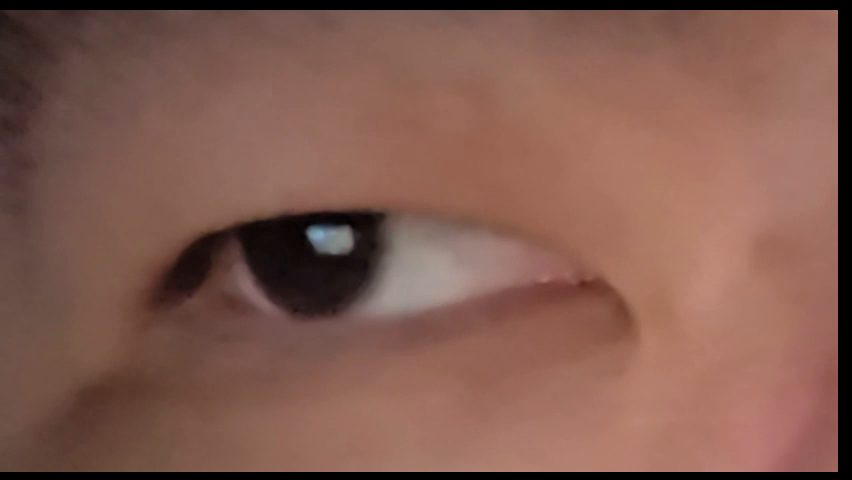
#> input picture frame 17 of images/eye_singal.mp4, 852 x 480 px, given in place of eyes_data.mp4, which was not available
$ python connect_eyeimg.py
#> lines starting #> are read from the running program, lines starting #| are printed output that depends on the picture; after the words box and inside, x2 and y2 are one past the last pixel; in counts of white or black regions, pixels touching at a corner belong together; pictures that were not available may be replaced by others from this repository, and a replacement may not be noted
import cv2
import numpy as np
import math
from collections import deque

# 初始化计数器和参数
miss_num = 0
close_my_eye_num = 0
position_change_threshold = 30  # 瞳孔位置变化阈值（像素）

# 平滑处理参数
SMOOTHING_WINDOW_SIZE = 5  # 移动平均窗口大小
POSITION_HISTORY = deque(maxlen=SMOOTHING_WINDOW_SIZE)  # 存储历史位置用于平滑

# 加载Haar级联分类器
eye_cascade = cv2.CascadeClassifier(cv2.data.haarcascades + 'haarcascade_eye.xml')

# 打开输入流
cap = cv2.VideoCapture('img/eyes_data.mp4')

# 模拟显示画面设置 (11.0cm x 9.0cm)
display_width, display_height = 440, 360  # 假设1cm=40像素
display_img = np.zeros((display_height, display_width, 3), dtype=np.uint8)
controlled_img = np.zeros((50, 50, 3), dtype=np.uint8)  # 被控制的图片
controlled_img[:] = (0, 0, 255)  # 红色方块表示被控制的对象
controlled_pos = np.array([display_width//2, display_height//2], dtype=np.float32)  # 使用浮点数提高精度

# 初始化前一帧的瞳孔位置
prev_pupil_positions = []

def apply_smoothing(new_pos):
    """应用平滑滤波到新位置"""
    POSITION_HISTORY.append(new_pos)

    # 如果历史数据不足，直接返回新位置
    if len(POSITION_HISTORY) < 2:
        return new_pos

    # 计算加权移动平均 (最近的位置权重更高)
    weights = np.linspace(0.1, 1.0, len(POSITION_HISTORY))
    weights /= weights.sum()  # 归一化

    smoothed_pos = np.zeros(2)
    for i, pos in enumerate(POSITION_HISTORY):
        smoothed_pos += pos * weights[i]

    return smoothed_pos

def interpolate_position(current_pos, target_pos, factor=0.2):
    """在当前位置和目标位置之间插值"""
    return current_pos * (1 - factor) + target_pos * factor

while True:
    ret, frame = cap.read()
#> frame is the input picture: shape (480, 852, 3); mean B, G, R 79, 90.8, 129.6
    if not ret:
        break

    # 裁剪和灰度处理
    height, width = frame.shape[:2]
#> height = 480; width = 852
    cropped_frame = frame[0:height//2, 0:width//2]
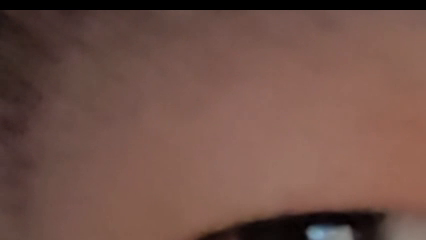
#> cropped_frame: shape (240, 426, 3); mean B, G, R 72.3, 81.6, 113.5
    gray = cv2.cvtColor(cropped_frame, cv2.COLOR_BGR2GRAY)
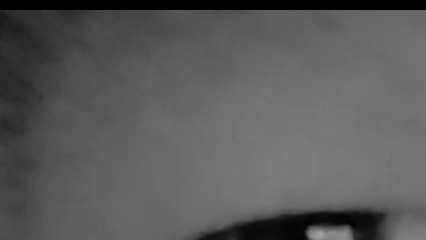
#> gray: shape (240, 426); min 0, max 162, mean 90.1

    # 眼睛检测
    eyes = eye_cascade.detectMultiScale(gray, scaleFactor=1.1, minNeighbors=5, minSize=(30, 30))
#> eyes = ()

    current_pupil_positions = []
    pupil_detected = False

    for (x, y, w, h) in eyes:
        cv2.rectangle(cropped_frame, (x, y), (x + w, y + h), (0, 255, 0), 2)
        eye_region = gray[y:y + h, x:x + w]
        eye_frame = cropped_frame[y:y + h, x:x + w]

        # 瞳孔检测
        _, thresh = cv2.threshold(eye_region, 20, 255, cv2.THRESH_BINARY_INV)
        contours, _ = cv2.findContours(thresh, cv2.RETR_EXTERNAL, cv2.CHAIN_APPROX_SIMPLE)
        valid_contours = [c for c in contours if cv2.contourArea(c) > 25]

        if valid_contours:
            pupil_detected = True
            largest_contour = max(valid_contours, key=cv2.contourArea)
            (cx, cy), radius = cv2.minEnclosingCircle(largest_contour)
            global_cx, global_cy = int(x + cx), int(y + cy)
            current_pupil_positions.append((global_cx, global_cy))

            cv2.circle(eye_frame, (int(cx), int(cy)), int(radius), (0, 0, 255), 2)
            cv2.circle(eye_frame, (int(cx), int(cy)), 2, (255, 0, 0), -1)
            print(f"Pupil coordinates: x={global_cx}, y={global_cy}")
#> this loop made 0 passes
#> after the loop, current_pupil_positions = []

    # 检查瞳孔状态
    if not pupil_detected:
        print("close_my_eye")
        close_my_eye_num += 1
    elif prev_pupil_positions and current_pupil_positions:
        position_changes = [
            math.sqrt((curr[0]-prev[0])**2 + (curr[1]-prev[1])**2)
            for prev, curr in zip(prev_pupil_positions, current_pupil_positions)
        ]
        if any(change > position_change_threshold for change in position_changes):
            print("miss")
            miss_num += 1

    prev_pupil_positions = current_pupil_positions
#> prev_pupil_positions = []

    # 更新模拟显示画面
    display_img[:] = (240, 240, 240)  # 灰色背景

    if current_pupil_positions:
        pupil_x, pupil_y = current_pupil_positions[0]

        # 计算目标位置
        target_x = np.clip(int(pupil_x * display_width / (width//2)), 25, display_width-25)
        target_y = np.clip(int(pupil_y * display_height / (height//2)), 25, display_height-25)
        target_pos = np.array([target_x, target_y], dtype=np.float32)

        # 应用平滑处理
        smoothed_target = apply_smoothing(target_pos)
        controlled_pos = interpolate_position(controlled_pos, smoothed_target)

        # 转换为整数坐标
        draw_pos = controlled_pos.astype(int)
        x, y = draw_pos[0], draw_pos[1]

        # 绘制控制对象
        display_img[y-25:y+25, x-25:x+25] = controlled_img

    # 绘制边框和标注
    cv2.rectangle(display_img, (0, 0), (display_width-1, display_height-1), (0, 0, 0), 2)
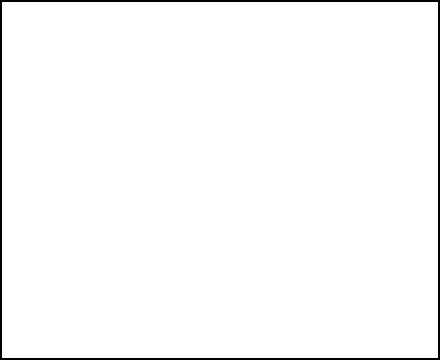
#> display_img: shape (360, 440, 3); values 0 (black) and 240 (white), 98% white; 1 black region, box (x1, y1, x2, y2) and area: (0, 0, 440, 360) 3184
    cv2.putText(display_img, "11.0cm x 9.0cm", (10, 30),
               cv2.FONT_HERSHEY_SIMPLEX, 0.7, (0, 0, 0), 2)
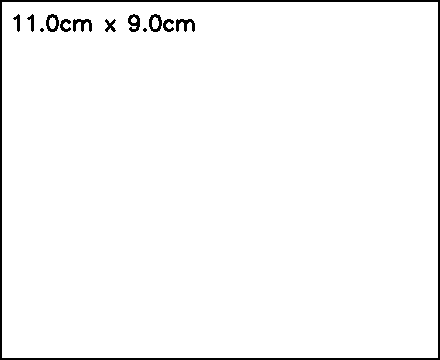
#> display_img: shape (360, 440, 3); values 0 (black) and 240 (white), 97.3% white; 13 black regions (2 under 20 px), largest, box (x1, y1, x2, y2) and area: (0, 0, 440, 360) 3184, (73, 19, 92, 32) 135, (176, 19, 195, 32) 135

    # 显示结果
    cv2.imshow('Pupil Detection (Cropped)', cropped_frame)
    cv2.imshow('Eye-Controlled Display (11.0cm x 9.0cm)', display_img)

    if cv2.waitKey(30) & 0xFF == ord('q'):
#> (key q is pressed here)
        break

# 输出结果
print("\nThis is the conclusion of the test:")
print(f"Your eye was miss: {miss_num} times")
print(f"Your eye was close: {close_my_eye_num} times")

cap.release()
cv2.destroyAllWindows()

$ run again, starting later in the video
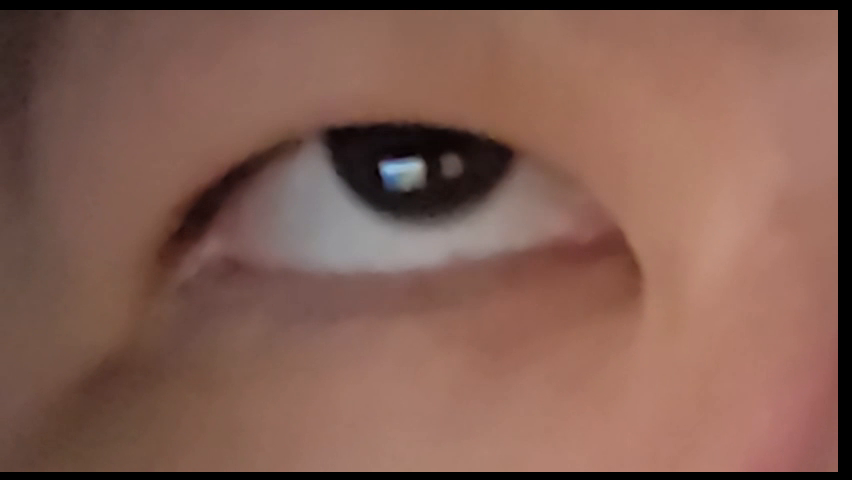
#> input picture frame 77 of images/eye_singal.mp4, 852 x 480 px, given in place of eyes_data.mp4, which was not available
#> frame is the input picture: shape (480, 852, 3); mean B, G, R 82.2, 94.2, 131.2
#> `cropped_frame = frame[0:height//2, 0:width//2]`:
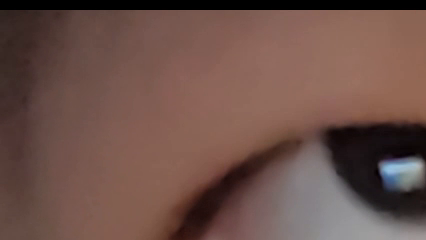
#> cropped_frame: shape (240, 426, 3); mean B, G, R 73.4, 81.1, 108.9
#> `gray = cv2.cvtColor(cropped_frame, cv2.COLOR_BGR2GRAY)`:
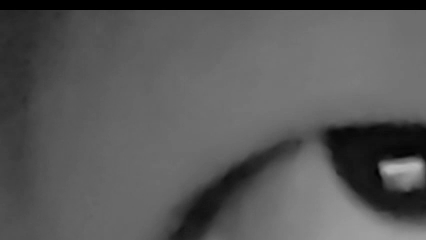
#> gray: shape (240, 426); min 0, max 184, mean 88.5
#> eyes = ()
#> after the loop `for (x, y, w, h) in eyes:`: current_pupil_positions = []

$ run again, starting later in the video
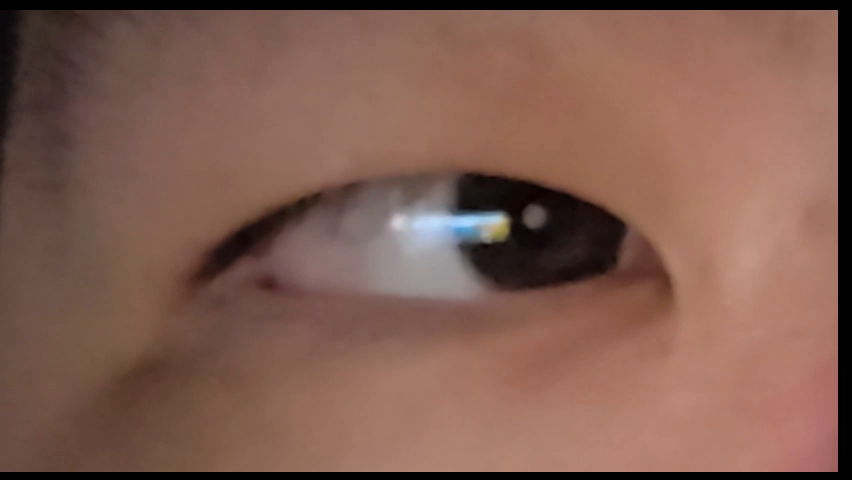
#> input picture frame 138 of images/eye_singal.mp4, 852 x 480 px, given in place of eyes_data.mp4, which was not available
#> frame is the input picture: shape (480, 852, 3); mean B, G, R 80.2, 92.8, 128.5
#> `cropped_frame = frame[0:height//2, 0:width//2]`:
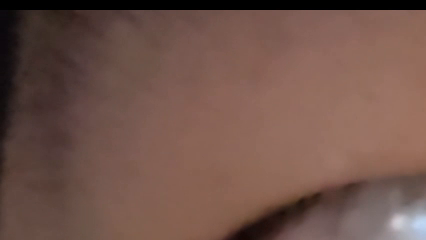
#> cropped_frame: shape (240, 426, 3); mean B, G, R 74.3, 83.7, 112.7
#> `gray = cv2.cvtColor(cropped_frame, cv2.COLOR_BGR2GRAY)`:
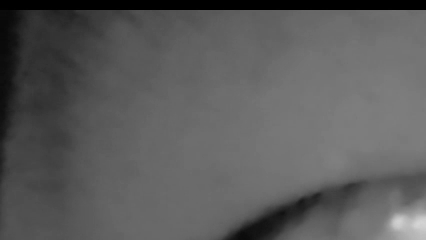
#> gray: shape (240, 426); min 0, max 213, mean 91.3
#> eyes = ()
#> after the loop `for (x, y, w, h) in eyes:`: current_pupil_positions = []
